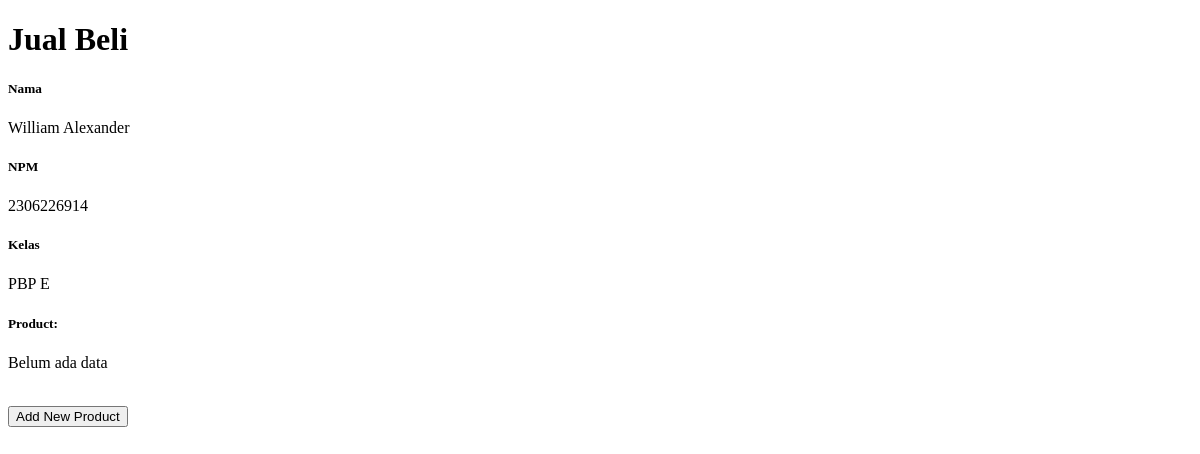
Before: / with the older database file.
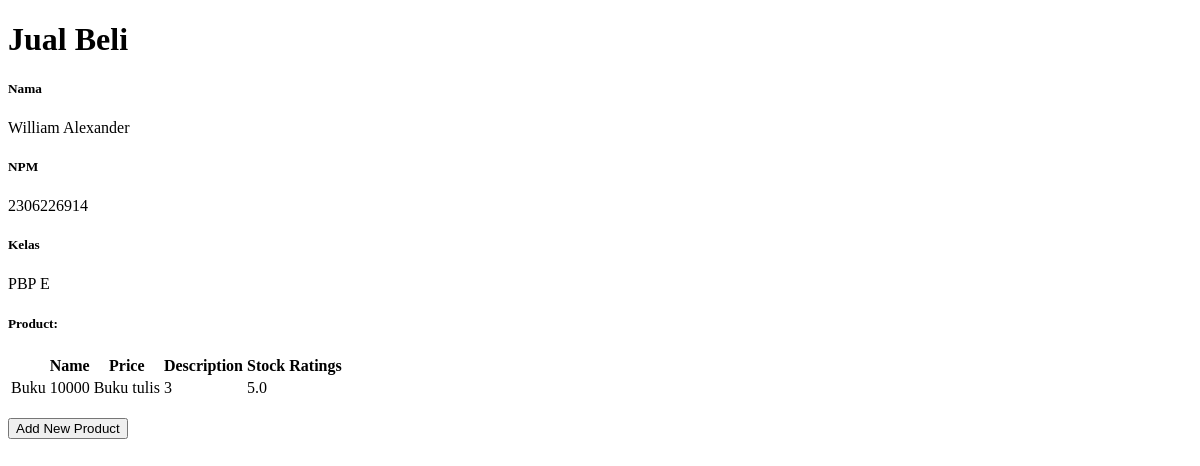
After: the same page with the newer database file.
### main/models.py (models this page shows, shortened)
class Product(models.Model):
    id = models.UUIDField(primary_key=True, default=uuid.uuid4, editable=False)
    name = models.CharField(max_length=255)
    price = models.IntegerField()
    description = models.TextField()
    stock = models.IntegerField()
    ratings = models.FloatField()

### main/views.py (the view)
# urls.py: path('', show_main, name="show_main"),
def show_main(request):
    product_entries = Product.objects.all()
    context = {
        "nama": "William Alexander",
        "npm": "2306226914",
        "kelas": "PBP E",
        "product_entries": product_entries,
    }
    return render(request, "main.html", context)

### main/templates/main.html
{% extends "base.html" %}
{% block content %}
<h1>Jual Beli</h1>
<h5>Nama</h5>
<p>{{ nama }}</p>
<h5>NPM</h5>
<p>{{ npm }}</p>
<h5>Kelas</h5>
<p>{{ kelas }}</p>
<h5>Product: </h5>
{% if not product_entries %}
<p>Belum ada data</p>
{% else %}
<table>
  <tr>
    <th></th>
    <th>Name</th>
    <th>Price</th>
    <th>Description</th>
    <th>Stock</th>
    <th>Ratings</th>
  </tr>
  {% for product_entry in product_entries %}
  <tr>
    <td>{{product_entry.name}}</td>
    <td>{{product_entry.price}}</td>
    <td>{{product_entry.description}}</td>
    <td>{{product_entry.stock}}</td>
    <td>{{product_entry.ratings}}</td>
  </tr>
  {% endfor %}
</table>
{% endif %}
<br />
<a href="{% url 'main:create_new_product' %}">
  <button>Add New Product</button>
</a>
{% endblock content %}

### templates/base.html (shortened to what this page needs)
{% load static %}
<!DOCTYPE html>
<html lang="en">
  <head>
  </head>
  <body>
    {% block content %} {% endblock content %}
  </body>
</html>

Changed rows visible on the page:
added Product: name "Buku", price "10000", description "Buku tulis", stock "3", ratings "5.0"
Other visible differences:
text no longer shown: "Belum ada data"
text now shown: "Name Price Description Stock Ratings"
